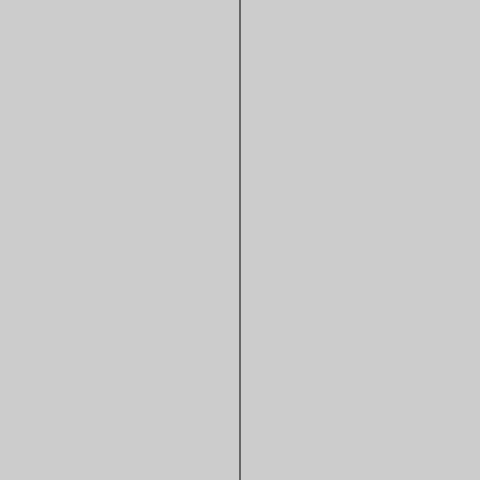
Frame 1 (no input)
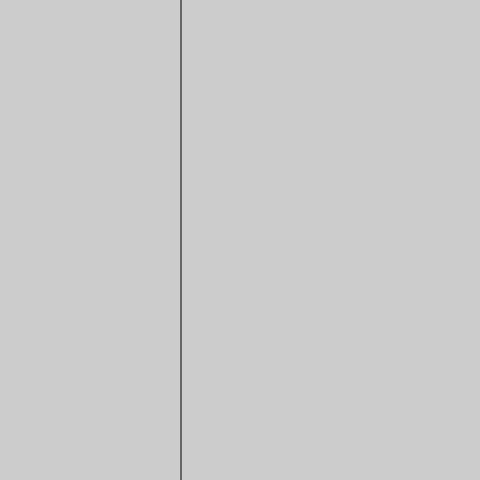
Frame 60 (no input)
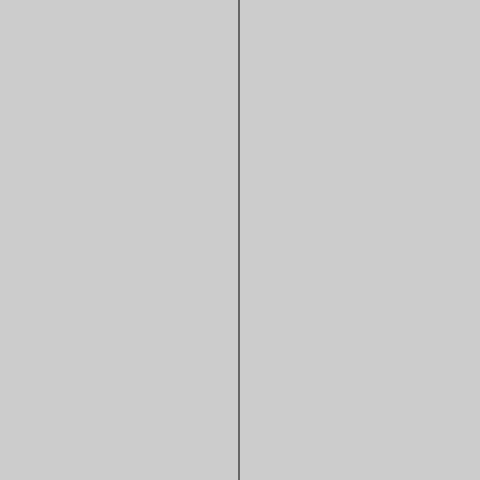
Frame 120 (the mouse pressed at the canvas centre since frame 60)

The p5.js sketch that drew these frames (run headless with seeded random() and noise() and a simulated clock; from frame 60 on, the mouse is pressed at the canvas centre):

// p5.js sketch
// ── sketch.js
let x;

function setup() {
	createCanvas(480, 480);
	x = width/2;
}

function draw() {
	background(204);
  	line(x,0,x,height);

    if(mouseX > x){
      x ++; 
      
    }else{
      x--;
    }
    
}
